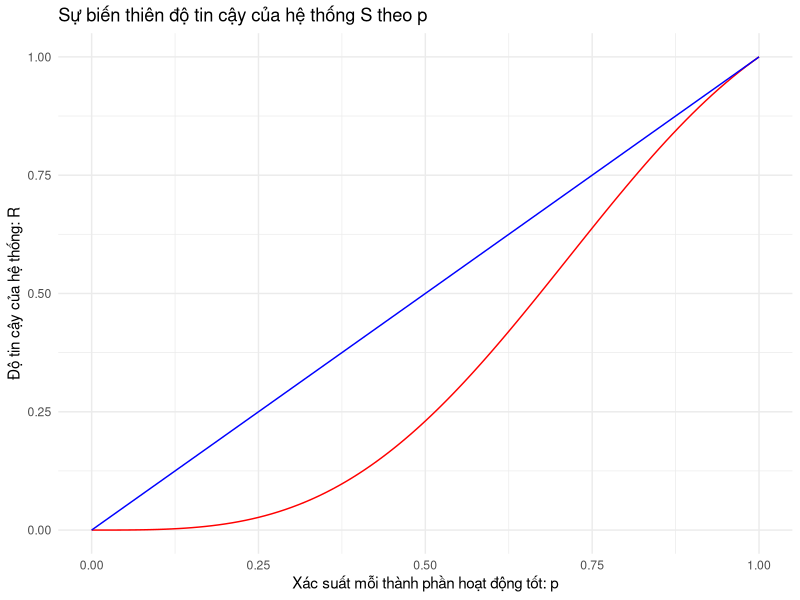

The R source for this figure:
if (!require(ggplot2)) {
  install.packages("ggplot2")
}

library(ggplot2)

# Định nghĩa hàm: R_function với biến p
R_function <- function(p) {
  p*(1-(1-p^2)*(1-p*(1-(1-p)^2)^2))
}
R_equal_p_function <- function(p) {
  p
}

# Tạo dữ liệu: tạo một chuỗi giá trị p từ 0 đến 1, bước nhảy 0.01
p_values <- seq(0, 1, 0.01)

# Tính giá trị R cho mỗi giá trị p bằng cách sử dụng hàm R_function đã định nghĩa
R_values <- R_function(p_values)
R_equal_p_values <- R_equal_p_function(p_values)

# Tạo khung dữ liệu: kết hợp tất cả vào một khung dữ liệu duy nhất
data <- data.frame(p = p_values, R = R_values, R_equal_p = R_equal_p_values)

# Vẽ hàm số
ggplot(data, aes(x=p_values)) +                  
  geom_line(aes(y=R_values), colour="red") + 
  geom_line(aes(y=R_equal_p_values), colour="blue") +
  labs(title = "Sự biến thiên độ tin cậy của hệ thống S theo p", 
       x = "Xác suất mỗi thành phần hoạt động tốt: p", 
       y = "Độ tin cậy của hệ thống: R") +
  theme_minimal()                    